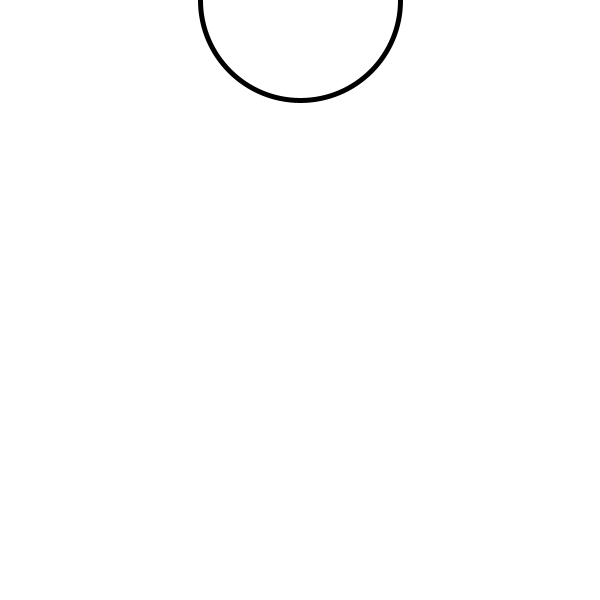
Frame 1 (no input)
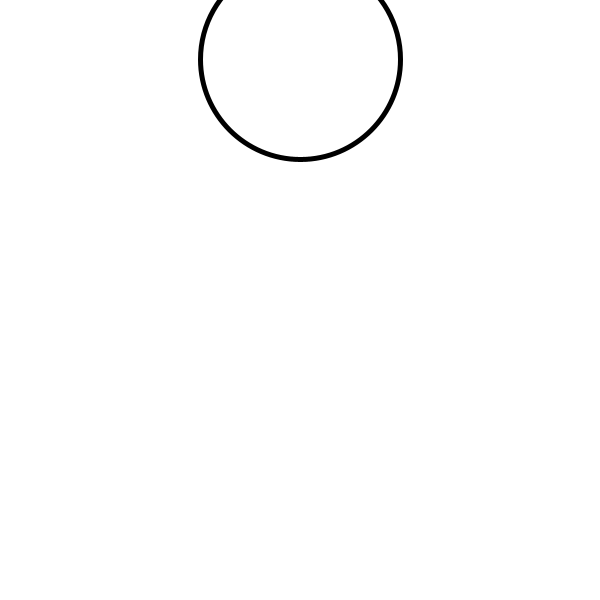
Frame 60 (the mouse pressed at the canvas centre just before this capture)
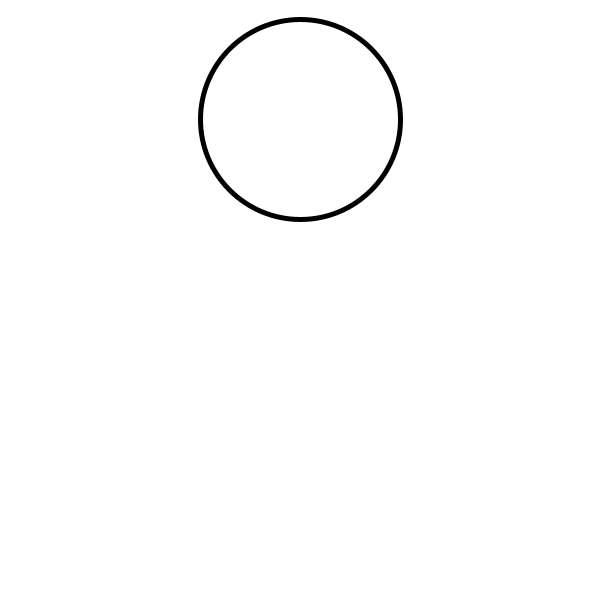
Frame 120 (the mouse held since frame 60 and released just before this capture)

The Processing sketch that drew these frames (run headless with seeded random() and noise(); from frame 60 on, the mouse is pressed at the canvas centre):

// Processing sketch: sketch_260219a
// ── sketch_260219a.pde
// Kimlong Chhun
//Animation

int y;

void setup() {
  size(600, 600);
  y = 0;
  strokeWeight(5);
}

void draw() {
  background(255);
  ellipse(300, y, 200, 200);
     y = y +1;
    if( y > 700)
    y = -150;
  
}
